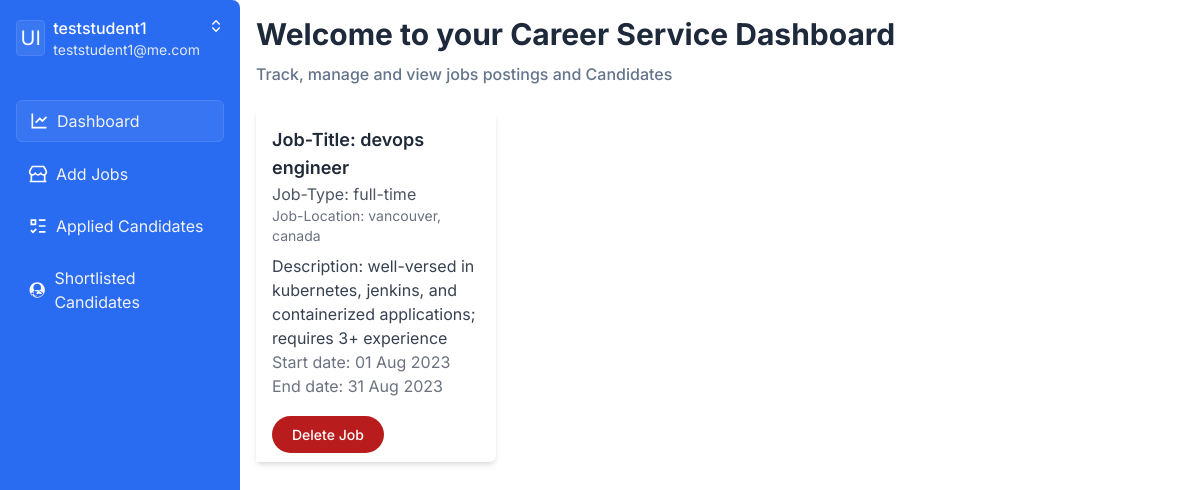
The page /emp_dashboard?id=3 on the database its author committed.
### Models/User.py (models this page shows, shortened)
class User(db.Model):
    __tablename__ = 'user'
    id = db.Column(db.Integer, primary_key=True)
    username = db.Column(db.String(50), nullable=False)
    password = db.Column(db.String(150), nullable=False)
    usertype = db.Column(db.String(10), nullable=False)
    useremail = db.Column(db.String(20), nullable=False)
    selected_students = db.relationship('Student',secondary='emp_selecstu')
    applied_students = db.relationship('Student',secondary='emp_appstu')
    user_students = db.relationship('Student',secondary = 'user_stu')
    @classmethod
    def get_user_by_id(cls, id_):
        return cls.query.filter_by(id=id_).first()

### Models/JobPosting.py (models this page shows, shortened)
class JobPosting(db.Model):
    __tablename__ = 'jobposting'
    id = db.Column(db.Integer, primary_key=True, unique=True)
    title = db.Column(db.String(50), nullable=False)
    description = db.Column(db.String(500), nullable=False)
    startDate = db.Column(db.DateTime, nullable=False)
    endDate = db.Column(db.DateTime, nullable=False)
    location = db.Column(db.String(50), nullable=False)
    jobType = db.Column(db.String(10), nullable=False)
    createdByEmployer = db.relationship('User',secondary='job_emp')
    @classmethod
    def get_all_jobs(cls):
        return cls.query.all()

### app.py (the view)
@app.route('/emp_dashboard')
def emp_dashboard():
    id = request.args.get('id')
    emp = User.get_user_by_id(id)
    jobs = JobPosting.get_all_jobs()
    students = emp.applied_students
    selectedStudents = emp.selected_students
    return render_template('empDashboard.html',
                            empId=emp.id,
                            username=emp.username,
                            email=emp.useremail,
                            jobs=jobs,
                            students=students,
                            selectedStudents=selectedStudents)

### templates/empDashboard.html (shortened to what this page needs)
<!DOCTYPE html>
<html lang="en" >
<head>
<link rel= "stylesheet" type= "text/css" href= "{{ url_for('static',filename='styles/dashboard.css') }}">
<link rel='stylesheet' href='https://cdn.jsdelivr.net/simplemde/latest/simplemde.min.css'>
</head>
<body>
<div class="flex min-h-screen">
  <div class="w-60 rounded-br-md rounded-tr-lg bg-primary p-4 antialiased">
    <div class="flex items-center gap-2">
      <div class="grid h-9 w-9 place-content-center rounded border border-primary-light bg-primary-light/50 text-xl text-white">UI</div>
      <div class="">
        <p class="font-medium text-white">{{username}}</p>
        <p class="text-sm text-slate-200">{{email}}</p>
      </div>
      <svg class="ml-auto h-5 w-5 self-start fill-white" viewBox="0 0 24 24"><path d="M18.2073 9.04304 12.0002 2.83594 5.79312 9.04304 7.20733 10.4573 12.0002 5.66436 16.7931 10.4573 18.2073 9.04304ZM5.79297 14.9574 12.0001 21.1646 18.2072 14.9574 16.793 13.5432 12.0001 18.3361 7.20718 13.5432 5.79297 14.9574Z"></path></svg>
    </div>
    <ul class="mt-10 flex w-full flex-col gap-3">
      <li>
        <a href="#" id="dashboard" class="flex items-center gap-2 rounded-md border border-primary-light bg-primary-light/40 hover:bg-primary-light/40 px-3 py-2 text-primary-white">
          <svg class="h-5 w-5 fill-white" xmlns="http://www.w3.org/2000/svg" viewBox="0 0 24 24"><path d="M5 3V19H21V21H3V3H5ZM20.2929 6.29289L21.7071 7.70711L16 13.4142L13 10.415L8.70711 14.7071L7.29289 13.2929L13 7.58579L16 10.585L20.2929 6.29289Z"></path></svg>
          Dashboard
        </a>
      </li>
      <li>
        <a href="#" id="addJob" class="flex items-center gap-2 rounded-md px-3 py-2 text-primary-white hover:bg-primary-light/40">
          Add Jobs
        </a>
      </li>
      <li>
        <a id="allCandidates" href="#" class="flex items-center gap-2 rounded-md px-3 py-2 text-primary-white hover:bg-primary-light/60">
          Applied Candidates
        </a>
      </li>
      <li>
        <a id="selectedCandidates" href="#" class="flex items-center gap-2 rounded-md px-3 py-2 text-primary-white hover:bg-primary-light/60">
          Shortlisted Candidates
        </a>
      </li>
    </ul>
  </div>
  <br>
  <div class="bg-white p-4">
      <h2 class="text-3xl font-bold text-slate-800">Welcome to your Career Service Dashboard</h2>
      <p style="margin-top: 10px;" class="font-medium text-slate-500">Track, manage and view jobs postings and Candidates</p> <br>
      <div id="listings" class="grid grid-cols-4 gap-4">
        {% for job in jobs %}
          <div class="bg-white shadow-md p-4 w-60 rounded-br-md rounded-tr-lg bg-primary antialiased">
            <h3 class="text-lg font-semibold text-gray-800">Job-Title: {{ job.title }}</h3>
            <p class="text-gray-600">Job-Type: {{ job.jobType }}</p>
            <p class="text-sm text-gray-500">Job-Location: {{ job.location }}</p>
            <p class="mt-2 text-md text-gray-700">
              Description: {{ job.description }}
            </p>
            <p class="text-gray-500">Start date: {{ job.startDate.strftime('%d %b %Y') }}</p>
            <p class="text-gray-500">End date: {{ job.endDate.strftime('%d %b %Y') }}</p><br>
            <a target="_blank" style="cursor: pointer;" class="deleteJobPosting text-white bg-red-700 hover:bg-red-800 focus:outline-none focus:ring-4 focus:ring-red-300 font-medium rounded-full text-sm px-5 py-2.5 text-center mr-2 mb-2 dark:bg-red-600 dark:hover:bg-red-700 dark:focus:ring-red-900" data-job-id={{ job.id }}>Delete Job</a>
          </div>
        {% endfor %}
      </div>
    <br>
  </div>
</div>
<script src='https://cdn.tailwindcss.com'></script>
</body>
</html>

### rows shown on the page
User: username "teststudent1", useremail "teststudent1@me.com"
JobPosting: title "devops engineer", jobType "full-time", location "vancouver, canada", description "well-versed in kubernetes, jenkins, and containerized applications; requires 3+ experience", startDate "01 Aug 2023", endDate "31 Aug 2023"
